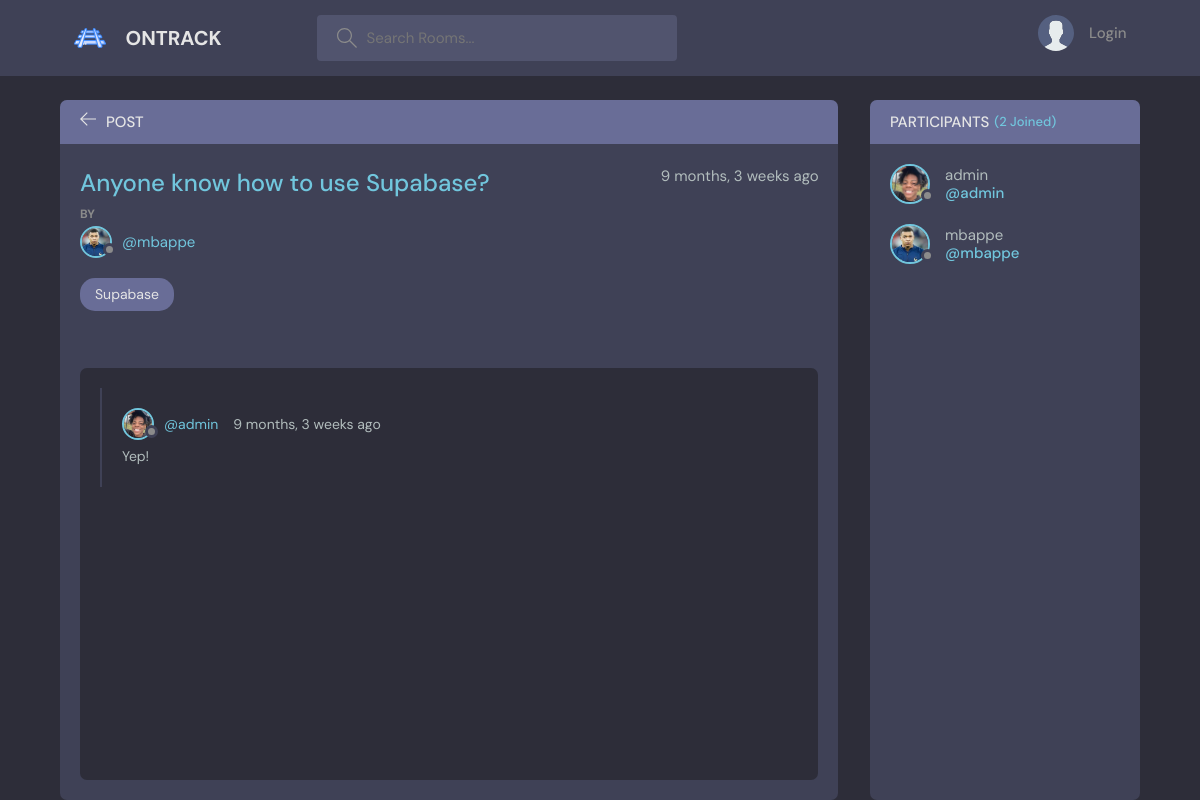
The app's page /room/4/, older data.
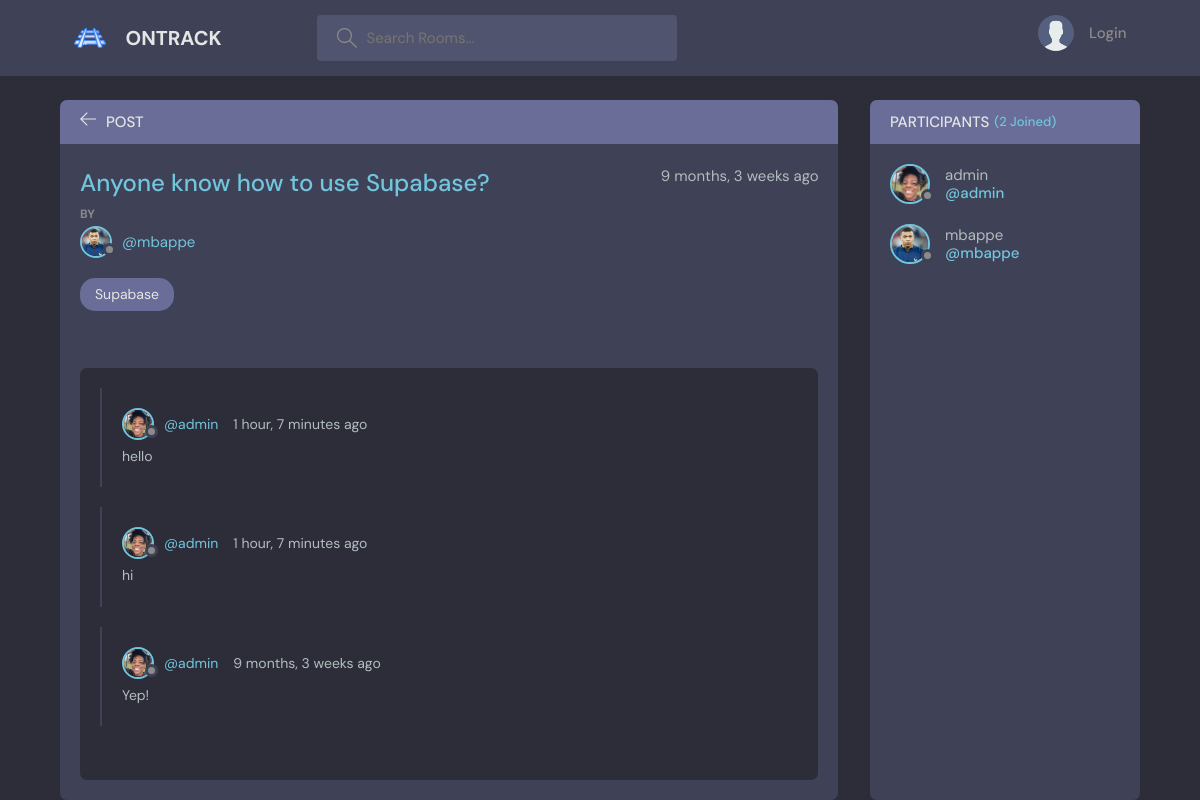
The same page, newer data.
### base/models.py (models this page shows, shortened)
class Message(models.Model):
    user = models.ForeignKey(User, on_delete=models.CASCADE)
    room = models.ForeignKey(Room, on_delete=models.CASCADE)
    body = models.TextField()
    updated = models.DateTimeField(auto_now=True)
    created = models.DateTimeField(auto_now_add=True)
    class Meta:
        ordering = ['-updated', '-created']

class User(AbstractUser):
    name = models.CharField(max_length=200, null=True)
    email = models.EmailField(unique=True, null=True)
    bio = models.TextField(null=True)
    avatar = models.ImageField(null = True, default="avatar.svg")
    USERNAME_FIELD = 'email'
    REQUIRED_FIELDS = []

### base/views.py (the view, shortened to what this page needs)
# urls.py: path("room/<str:pk>/", views.room, name="room"),
def room(request, pk):
    room = Room.objects.get(id=pk)
    room_messages = room.message_set.all()
    participants = room.participants.all()
    context = {'room': room, 'room_messages': room_messages, 'participants': participants}
    return render(request, "base/room.html", context)

### base/models.py (called while the page is built)
    def __str__(self):
        return self.name

### base/templates/base/room.html (shortened to what this page needs)
{% extends 'main.html' %} {% block content %}
<main class="profile-page layout layout--2">
    <div class="container">
        <div class="room">
            <div class="room__top">
                <div class="room__topLeft">
                    <a href="{% url 'home' %}">
                        <svg
                            version="1.1"
                            xmlns="http://www.w3.org/2000/svg"
                            width="32"
                            height="32"
                            viewBox="0 0 32 32"
                        >
                            <title>arrow-left</title>
                            <path
                                d="M13.723 2.286l-13.723 13.714 13.719 13.714 1.616-1.611-10.96-10.96h27.625v-2.286h-27.625l10.965-10.965-1.616-1.607z"
                            ></path>
                        </svg>
                    </a>
                    <h3>Post</h3>
                </div>
            </div>
            <div class="room__box scroll">
                <div class="room__header scroll">
                    <div class="room__info">
                        <h3>{{room.name}}</h3>
                        <span>{{room.created|timesince}} ago</span>
                    </div>
                    <div class="room__hosted">
                        <p>By</p>
                        <a
                            href="{% url 'user-profile' room.host.id %}"
                            class="room__author"
                        >
                            <div class="avatar avatar--small">
                                <img src="{{room.host.avatar.url}}" />
                            </div>
                            <span>@{{room.host.username}}</span>
                        </a>
                    </div>
                    <span class="room__topics">{{room.topic}}</span>
                </div>
                <div class="room__conversation">
                    <div class="threads scroll">
                        {% for message in room_messages %}
                        <div class="thread">
                            <div class="thread__top">
                                <div class="thread__author">
                                    <a
                                        href="{% url 'user-profile' message.user.id %}"
                                        class="thread__authorInfo"
                                    >
                                        <div class="avatar avatar--small">
                                            <img
                                                src="{{message.user.avatar.url}}"
                                            />
                                        </div>
                                        <span>@{{message.user.username}}</span>
                                    </a>
                                    <span class="thread__date"
                                        >{{message.created|timesince}} ago</span
                                    >
                                </div>
                            </div>
                            <div class="thread__details">{{message.body}}</div>
                        </div>
                        {% endfor %}
                    </div>
                </div>
            </div>
        </div>
        <div class="participants">
            <h3 class="participants__top">
                Participants <span>({{participants.count}} Joined)</span>
            </h3>
            <div class="participants__list scroll">
                {% for user in participants %}
                <a href="{% url 'user-profile' user.id%}" class="participant">
                    <div class="avatar avatar--medium">
                        <img src="{{user.avatar.url}}" />
                    </div>
                    <p>
                        {{user.username}}
                        <span>@{{user.username}}</span>
                    </p>
                </a>
                {% endfor %}
            </div>
        </div>
    </div>
</main>
{% endblock %}

Row changes from the older to the newer data that the page shows:
added Message: user.avatar (picture), user.username "admin", created "1 hour, 7 minutes", body "hello"
added Message: user.avatar (picture), user.username "admin", created "1 hour, 7 minutes", body "hi"
